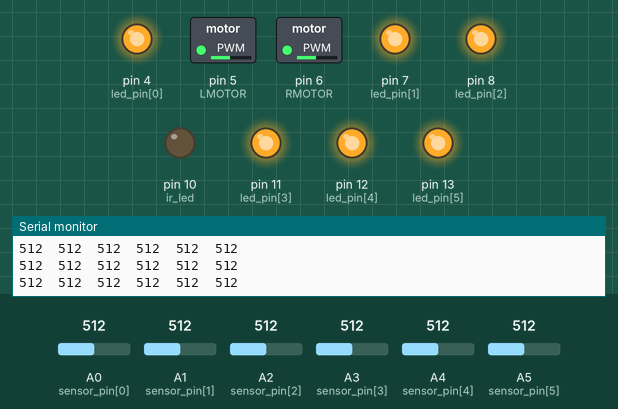
Recording of a sketch running on a simulated Arduino Uno, built with avr-gcc and run on an emulated ATmega328P. Parts: switched loads named in the sketch (green lamp = pin HIGH), output pins drawn as LEDs (lit = HIGH), the last lines printed to the serial monitor. The inputs (shaded band) are chosen by the test bench; at power-on: A0 (sensor_pin[0]) = 512, A1 (sensor_pin[1]) = 512, A2 (sensor_pin[2]) = 512, A3 (sensor_pin[3]) = 512, A4 (sensor_pin[4]) = 512, A5 (sensor_pin[5]) = 512.

Above: at 2.2 s.
2.3 s: A0 (sensor_pin[0]) set to 591
5.3 s: A0 (sensor_pin[0]) set to 610
At 7.0 s:
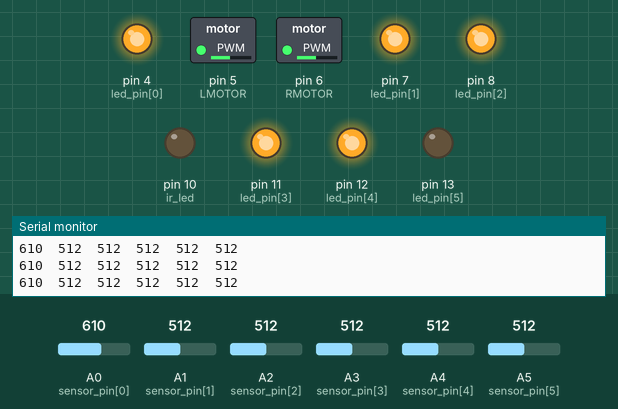
7.4 s: A1 (sensor_pin[1]) set to 584
10.4 s: A1 (sensor_pin[1]) set to 609
At 11.7 s:
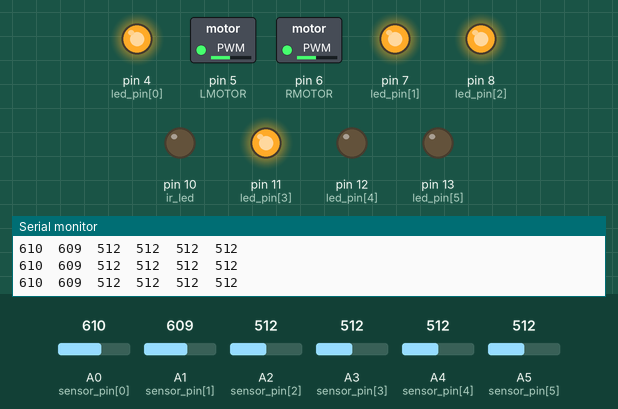
12.5 s: A2 (sensor_pin[2]) set to 581
15.5 s: A2 (sensor_pin[2]) set to 612
At 16.5 s:
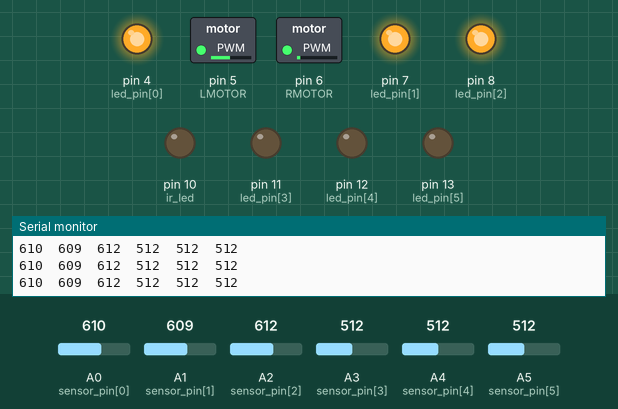
Timing chart, 0 to 18.5 s (numbered marks = the images above; inputs shaded):
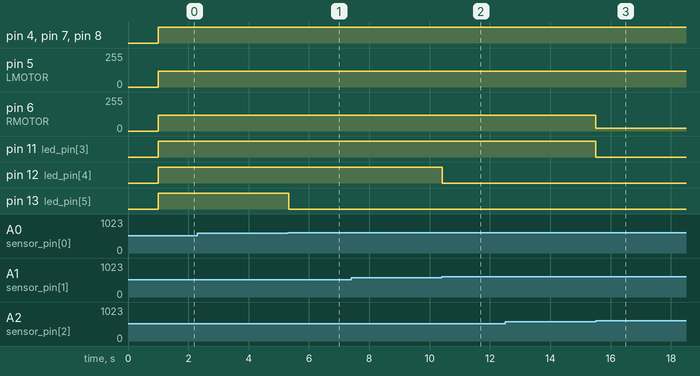

The sketch:

sketch_nov11b.ino
```cpp
const int led_pin[6] = {4,7,8,11,12,13};        //전면 LED 핀번호
const int sensor_pin[6] = {A0,A1,A2,A3,A4,A5};  //적외선 센서 핀번호
const int ir_led = 10;  //적외선 LED 핀번호
const int LMOTOR = 5;   //왼쪽 모터 핀번호
const int RMOTOR = 6;   //오른쪽 모터 핀번호

const int sensorRef[6]={        //라인 검출 기준값
  600,600,600,600,600,600
};
int sensorValue[6]; //적외선 센서값을 저장할 변수


void setup()
{
  Serial.begin(9600);

  pinMode(LMOTOR,OUTPUT);   //LEFT MOTOR핀 출력으로 설정
  pinMode(RMOTOR,OUTPUT);   //RIGHT MOTOR핀 출력으로 설정
  pinMode(ir_led , OUTPUT); //적외선 LED핀 출력으로 설정

  for(int i=0 ; i<6 ; i++)
    pinMode(led_pin[i],OUTPUT); //전면 LED핀 출력으로 설정

  analogWrite(LMOTOR,0);    //LMOTOR 정지
  analogWrite(RMOTOR,0);    //RMOTOR 정지

  delay(1000);  // 1초 정지
}

void loop()
{
  // 센싱 시작
  digitalWrite(ir_led,HIGH);    //적외선 LED 켜기
  delay(1);                     //1ms 지연
  for(int i=0 ; i<6 ; i++)
  {
    sensorValue[i] = analogRead(sensor_pin[i]); //적외선 센서값을 sensorValue 변수에 저장
  }
  digitalWrite(10,LOW);         //적외선 LED 끄기
  // 센싱 끝


  for(int i=0 ; i<6 ; i++)
  {
    Serial.print(sensorValue[i]);  //센서값 시리얼 모니터로 출력
    Serial.print("  ");
  }
  Serial.println("");

  for(int i=0 ; i<6 ; i++)
  {
    if(sensorValue[i] < sensorRef[i])    digitalWrite(led_pin[5-i],HIGH);    //라인이 감지되면 전면 LED 켜기
    else                                 digitalWrite(led_pin[5-i],LOW);     //라인이 감지되지 않으면 전면 LED 끄기
  }

  // 알고리즘 시작
  if((sensorValue[2] < sensorRef[2]) && (sensorValue[3] < sensorRef[3]))  //중간 2개의 센서에 라인이 감지된 경우(A2 A3)
  {
    analogWrite(LMOTOR,120);
    analogWrite(RMOTOR,120);
  }
  else if(sensorValue[0] < sensorRef[0])  // 맨 오른쪽 센서(A0)에 라인이 감지된 경우
  {
    analogWrite(LMOTOR,20);
    analogWrite(RMOTOR,120);
  }
  else if(sensorValue[5] < sensorRef[5])  // 맨 왼쪽 센서(A5)에 라인이 감지된 경우
  {
    analogWrite(LMOTOR,120);
    analogWrite(RMOTOR,20);
  }
  else if(sensorValue[1] < sensorRef[1])  // 오른쪽에서 두 번째 센서(A1)에 라인이 감지된 경우
  {
    analogWrite(LMOTOR,50);
    analogWrite(RMOTOR,110);
  }
  else if(sensorValue[4] < sensorRef[4])  // 왼쪽에서 두 번째 센서(A4)에 라인이 감지된 경우
  {
    analogWrite(LMOTOR,110);
    analogWrite(RMOTOR,50);
  }
  else if(sensorValue[2] < sensorRef[2]) // 오른쪽에서 세 번째 센서(A3)에 라인이 감지된 경우
  {
    analogWrite(LMOTOR,60);
    analogWrite(RMOTOR,100);
  }
  else if(sensorValue[3] < sensorRef[3])  // 왼쪽에서 세 번째 센서(A2)에 라인이 감지된 경우
  {
    analogWrite(LMOTOR,100);
    analogWrite(RMOTOR,60);
  }
  else                                    // 라인이 감지가 되지 않는다면 멈춤
  {
    analogWrite(LMOTOR,0);
    analogWrite(RMOTOR,0);
  }
  //알고리즘 끝

  delay(30);
}
```

Measured:
- the behaviour switches between 599 and 600 on A0 (sensor_pin[0]) (found by bisection; images 0 and 1)
- the behaviour switches between 599 and 600 on A1 (sensor_pin[1]) (found by bisection; images 1 and 2)
- the behaviour switches between 599 and 600 on A2 (sensor_pin[2]) (found by bisection; images 2 and 3)
- after the input at 5.3 s, pin 13 (led_pin[5]): HIGH → LOW at once
- after the input at 10.4 s, pin 12 (led_pin[4]): HIGH → LOW at once
- after the input at 15.5 s, pin 6 (RMOTOR): 120/255 → 20/255 at once; pin 11 (led_pin[3]): HIGH → LOW at once
